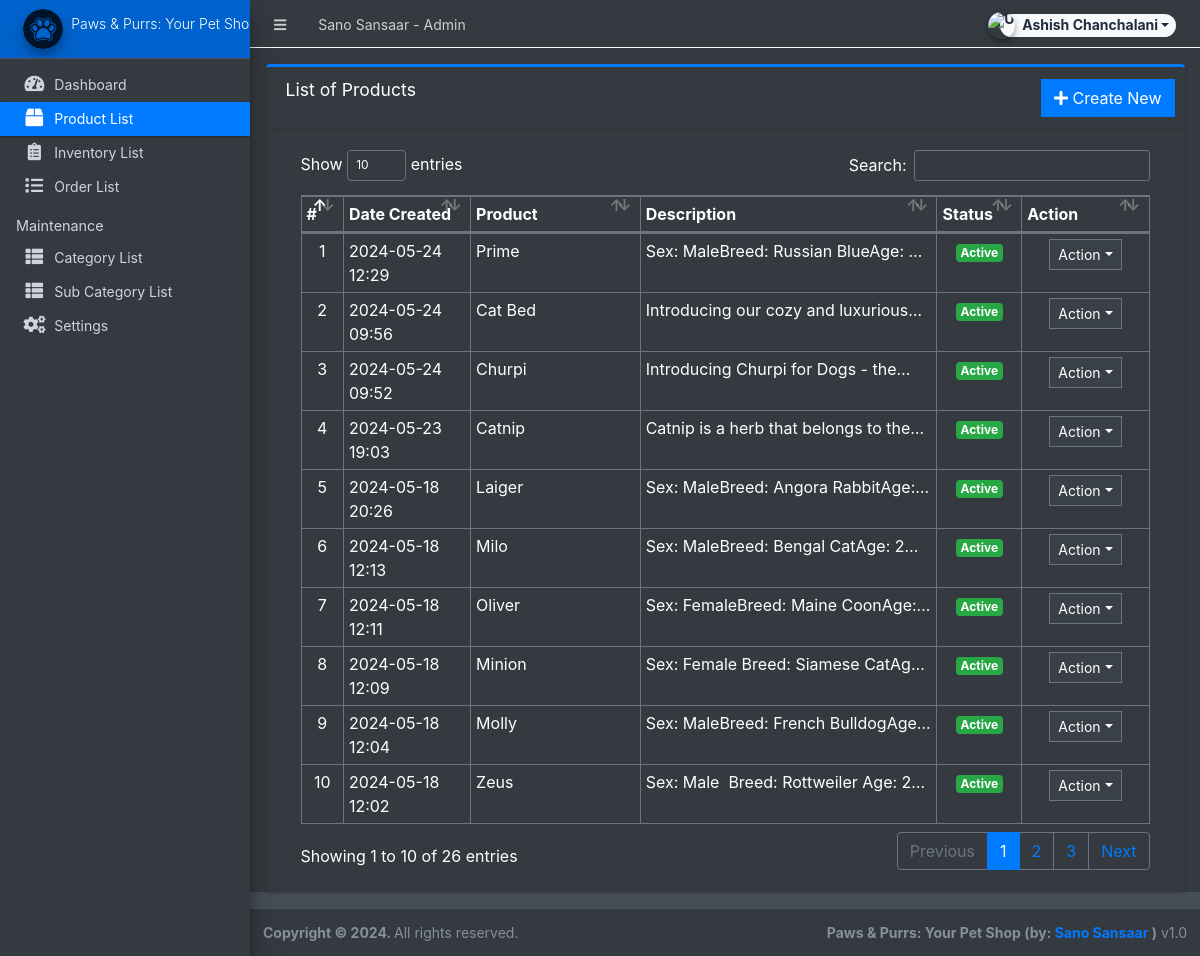
The app's page /pet_shop/admin/?page=product (signed in) with its own data.
### tables this page shows
CREATE TABLE `products` (
  `id` int(30) NOT NULL,
  `category_id` int(30) NOT NULL,
  `sub_category_id` int(30) NOT NULL,
  `product_name` varchar(250) NOT NULL,
  `description` text NOT NULL,
  `status` tinyint(1) NOT NULL DEFAULT 1,
  `date_created` datetime NOT NULL DEFAULT current_timestamp()
);

### pet_shop/admin/product/index.php (the view, shortened to what this page needs)
<div class="card card-outline card-primary">
	<div class="card-header">
		<h3 class="card-title">List of Products</h3>
		<div class="card-tools">
			<a href="?page=product/manage_product" class="btn btn-flat btn-primary"><span class="fas fa-plus"></span>  Create New</a>
		</div>
	</div>
	<div class="card-body">
		<div class="container-fluid">
        <div class="container-fluid">
			<table class="table table-bordered table-stripped">
				<colgroup>
					<col width="5%">
					<col width="15%">
					<col width="20%">
					<col width="35%">
					<col width="10%">
					<col width="15%">
				</colgroup>
				<thead>
					<tr>
						<th>#</th>
						<th>Date Created</th>
						<th>Product</th>
						<th>Description</th>
						<th>Status</th>
						<th>Action</th>
					</tr>
				</thead>
				<tbody>
					<?php
					$i = 1;
						$qry = $conn->query("SELECT * from `products` order by unix_timestamp(date_created) desc ");
						while($row = $qry->fetch_assoc()):
                            $row['description'] = strip_tags(stripslashes(html_entity_decode($row['description'])));
					?>
						<tr>
							<td class="text-center"><?php echo $i++; ?></td>
							<td><?php echo date("Y-m-d H:i",strtotime($row['date_created'])) ?></td>
							<td><?php echo $row['product_name'] ?></td>
							<td ><p class="truncate-1 m-0"><?php echo $row['description'] ?></p></td>
							<td class="text-center">
                                <?php if($row['status'] == 1): ?>
                                    <span class="badge badge-success">Active</span>
                                <?php else: ?>
                                    <span class="badge badge-danger">Inactive</span>
                                <?php endif; ?>
                            </td>
							<td align="center">
								 <button type="button" class="btn btn-flat btn-default btn-sm dropdown-toggle dropdown-icon" data-toggle="dropdown">
				                  		Action
				                  </button>
							</td>
						</tr>
					<?php endwhile; ?>
				</tbody>
			</table>
		</div>
		</div>
	</div>
</div>

### records on screen
products: date_created "2024-05-24 12:29", product_name "Prime", description "Sex: MaleBreed: Russian BlueAge:…", status "Active"
products: date_created "2024-05-24 09:56", product_name "Cat Bed", description "Introducing our cozy and…", status "Active"
products: date_created "2024-05-24 09:52", product_name "Churpi", description "Introducing Churpi for Dogs -…", status "Active"
products: date_created "2024-05-23 19:03", product_name "Catnip", description "Catnip is a herb that belongs to…", status "Active"
products: date_created "2024-05-18 20:26", product_name "Laiger", description "Sex: MaleBreed: Angora RabbitAge:…", status "Active"
products: date_created "2024-05-18 12:13", product_name "Milo", description "Sex: MaleBreed: Bengal CatAge:…", status "Active"
products: date_created "2024-05-18 12:11", product_name "Oliver", description "Sex: FemaleBreed: Maine CoonAge:…", status "Active"
products: date_created "2024-05-18 12:09", product_name "Minion", description "Sex: Female Breed: Siamese…", status "Active"
products: date_created "2024-05-18 12:04", product_name "Molly", description "Sex: MaleBreed: French…", status "Active"
products: date_created "2024-05-18 12:02", product_name "Zeus", description "Sex: Male Breed: Rottweiler Age:…", status "Active"

### other values on screen
$_settings->info('name') "Sano Sansaar"
$_settings->userdata('firstname').' '.$_settings->userdata('lastname') "Ashish Chanchalani"
$_settings->info('short_name') "Paws & Purrs: Your Pet…"
$_settings->info('short_name') "Paws & Purrs: Your Pet Shop"
